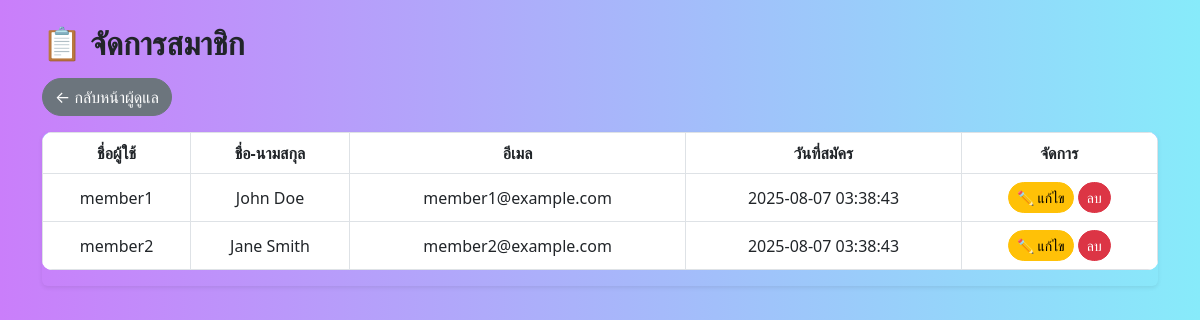
Page /admin/user.php (signed in) on the committed database.
### tables this page shows
CREATE TABLE `users` (
  `user_id` int(11) NOT NULL,
  `username` varchar(50) NOT NULL,
  `password` varchar(255) NOT NULL,
  `email` varchar(100) NOT NULL,
  `full_name` varchar(100) DEFAULT NULL,
  `role` enum('admin','member') DEFAULT 'member',
  `created_at` timestamp NOT NULL DEFAULT current_timestamp()
);

### admin/user.php (the view, shortened to what this page needs)
<!DOCTYPE html>
<?php
        require '../config.php';
    $stmt = $conn->prepare("SELECT * FROM users WHERE role = 'member' ORDER BY created_at DESC");
    $stmt->execute();
    $users = $stmt->fetchAll(PDO::FETCH_ASSOC);
?>
<!DOCTYPE html>
<html lang="th">
<head>
    <link href="https://cdn.jsdelivr.net/npm/bootstrap@5.3.0/dist/css/bootstrap.min.css" rel="stylesheet">
</head>
<body class="container mt-4">
    <h2 class="mb-3">📋 จัดการสมาชิก</h2>
    <a href="index.php" class="btn btn-secondary mb-3">← กลับหน้าผู้ดูแล</a>
<?php if (count($users) === 0): ?>
    <div class="alert alert-warning text-center">ยังไม่มีสมาชิกในระบบ</div>
<?php else: ?>
    <div class="table-responsive shadow-sm rounded">
        <table class="table table-bordered text-center align-middle">
        <thead>
        <tr>
            <th>ชื่อผู้ใช้</th>
            <th>ชื่อ-นามสกุล</th>
            <th>อีเมล</th>
            <th>วันที่สมัคร</th>
            <th>จัดการ</th>
        </tr>
        </thead>
    <tbody>
    <?php foreach ($users as $user): ?>
        <tr>
            <td><?= htmlspecialchars($user['username']) ?></td>
            <td><?= htmlspecialchars($user['full_name']) ?></td>
            <td><?= htmlspecialchars($user['email']) ?></td>
            <td><?= $user['created_at'] ?></td>
            <td>
        <a href="edit_user.php?id=<?= $user['user_id'] ?>" class="btn btn-sm btn-warning">✏️ แก้ไข</a>
    <form action="delUser_Sweet.php" method="POST" style="display:inline;">
<button type="button" class="delete-button btn btn-danger btn-sm " data-user-id="<?php echo
$user['user_id']; ?>">ลบ</button>
    </form>
    </td>
    </tr>
    <?php endforeach; ?>
        </tbody>
            </table>
    </div>
<?php endif; ?>
</body>
</html>

### admin/user.php (style rules this page uses)
body { background: linear-gradient(to right, #ca7efaff, #87ebfaff); }
h2 { font-weight: bold; }
table { background: #fff; border-radius: 10px; overflow: hidden; }
thead { background: #0d6efd; color: #fff; }
.btn { border-radius: 30px; }

### rows in the picture
users: username "member1", full_name "John Doe", email "member1@example.com", created_at "2025-08-07 03:38:43"
users: username "member2", full_name "Jane Smith", email "member2@example.com", created_at "2025-08-07 03:38:43"
